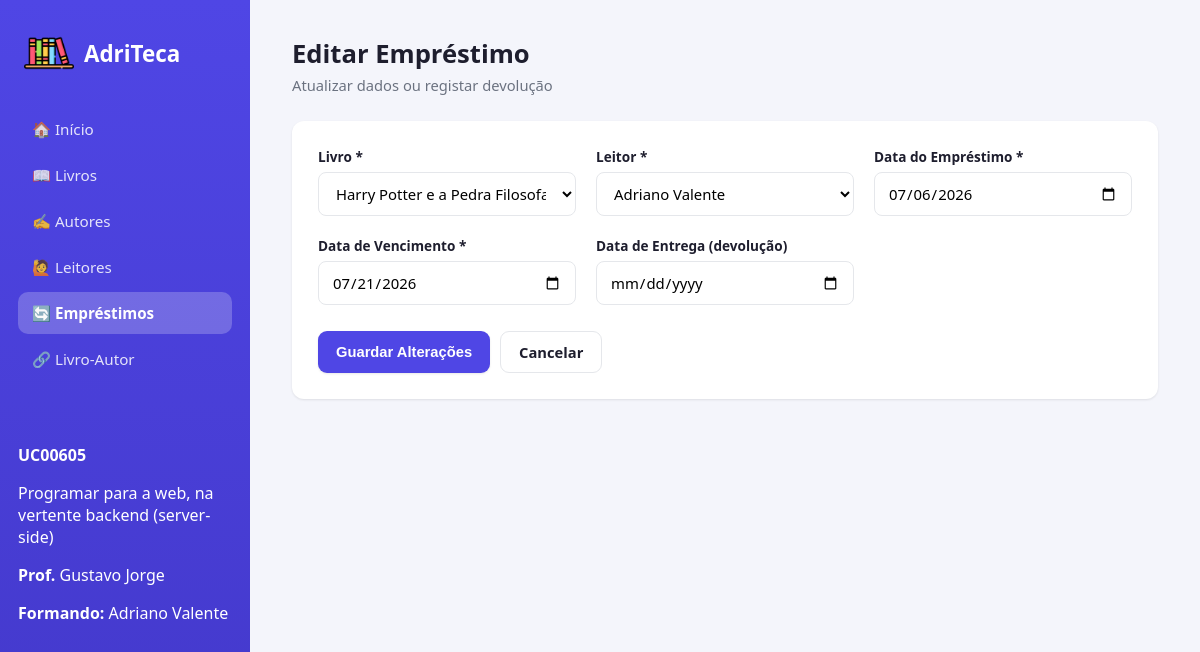
Page /emprestimos/editar.php?id=1 on the committed database.
### tables this page shows
CREATE TABLE `emprestimo` (
  `Emprestimo_ID` int(11) NOT NULL,
  `Livro_ID` int(11) DEFAULT NULL,
  `Leitor_ID` int(11) DEFAULT NULL,
  `Data_Emp` date NOT NULL,
  `Data_Vencimento` date NOT NULL,
  `Date_Entrega` date DEFAULT NULL
);

CREATE TABLE `livro` (
  `Livro_ID` int(11) NOT NULL,
  `Titulo` varchar(255) NOT NULL,
  `Genero` varchar(100) DEFAULT NULL,
  `Ano_Publicacao` int(11) DEFAULT NULL,
  `ISBN` varchar(13) NOT NULL
);

CREATE TABLE `leitor` (
  `Leitor_ID` int(11) NOT NULL,
  `Primeiro_nome` varchar(100) NOT NULL,
  `Ultimo_nome` varchar(100) NOT NULL,
  `Data_Aniversario` date DEFAULT NULL,
  `Morada` varchar(255) DEFAULT NULL,
  `Telemovel` varchar(15) DEFAULT NULL,
  `Email` varchar(100) DEFAULT NULL
);

### emprestimos/editar.php (the view, shortened to what this page needs)
<?php
require '../config.php';
$id   = isset($_GET['id']) ? (int)$_GET['id'] : (int)($_POST['emprestimo_id'] ?? 0);
$stmt = $conn->prepare("SELECT * FROM Emprestimo WHERE Emprestimo_ID = ?");
$stmt->bind_param("i", $id);
$stmt->execute();
$emprestimo = $stmt->get_result()->fetch_assoc();
$livros   = $conn->query("SELECT Livro_ID, Titulo FROM Livro ORDER BY Titulo");
$leitores = $conn->query("SELECT Leitor_ID, Primeiro_nome, Ultimo_nome FROM Leitor ORDER BY Ultimo_nome");
include '../includes/header.php';
?>
<div class="cabecalho-pagina">
    <div>
        <h2>Editar Empréstimo</h2>
        <p>Atualizar dados ou registar devolução</p>
    </div>
</div>
<div class="cartao">
    <form method="POST" action="">
        <div class="form-grelha">
            <div class="campo">
                <label for="livro_id">Livro *</label>
                <select id="livro_id" name="livro_id" required>
                    <?php while ($l = $livros->fetch_assoc()): ?>
                        <option value="<?php echo $l['Livro_ID']; ?>" <?php echo $l['Livro_ID'] == $emprestimo['Livro_ID'] ? 'selected' : ''; ?>>
                            <?php echo htmlspecialchars($l['Titulo']); ?>
                        </option>
                    <?php endwhile; ?>
                </select>
            </div>
            <div class="campo">
                <label for="leitor_id">Leitor *</label>
                <select id="leitor_id" name="leitor_id" required>
                    <?php while ($r = $leitores->fetch_assoc()): ?>
                        <option value="<?php echo $r['Leitor_ID']; ?>" <?php echo $r['Leitor_ID'] == $emprestimo['Leitor_ID'] ? 'selected' : ''; ?>>
                            <?php echo htmlspecialchars($r['Primeiro_nome'] . ' ' . $r['Ultimo_nome']); ?>
                        </option>
                    <?php endwhile; ?>
                </select>
            </div>
            <div class="campo">
                <label for="data_emp">Data do Empréstimo *</label>
                <input type="date" id="data_emp" name="data_emp" value="<?php echo $emprestimo['Data_Emp']; ?>" required>
            </div>
            <div class="campo">
                <label for="data_vencimento">Data de Vencimento *</label>
                <input type="date" id="data_vencimento" name="data_vencimento" value="<?php echo $emprestimo['Data_Vencimento']; ?>" required>
            </div>
            <div class="campo">
                <label for="data_entrega">Data de Entrega (devolução)</label>
                <input type="date" id="data_entrega" name="data_entrega" value="<?php echo $emprestimo['Date_Entrega'] ?? ''; ?>">
            </div>
        </div>
        <div class="acoes-form">
            <button type="submit" class="btn btn-primario">Guardar Alterações</button>
            <a href="listar.php" class="btn btn-secundario">Cancelar</a>
        </div>
    </form>
</div>
<?php
include '../includes/footer.php';
?>

### assets/style.css (style rules this page uses)
:root { --cor-primaria: #4f46e5; --cor-primaria-escura: #4338ca; --cor-secundaria: #0ea5e9; --cor-fundo: #f4f5fb; --cor-cartao: #ffffff; --cor-texto: #1e1e2e; --cor-texto-suave: #6b7280; --cor-borda: #e5e7eb; --cor-sucesso: #16a34a; --cor-sucesso-fundo: #dcfce7; --cor-perigo: #dc2626; --cor-perigo-fundo: #fee2e2; --sombra: 0 1px 3px rgba(0,0,0,0.06), 0 1px 2px rgba(0,0,0,0.04); --sombra-hover: 0 10px 25px rgba(79,70,229,0.12); --raio: 12px; }
* { box-sizing: border-box; }
body { margin: 0; font-family: 'Segoe UI', system-ui, -apple-system, sans-serif; background: var(--cor-fundo); color: var(--cor-texto); display: flex; min-height: 100vh; }
.cabecalho-pagina { display: flex; justify-content: space-between; align-items: center; margin-bottom: 26px; flex-wrap: wrap; gap: 14px; }
.cabecalho-pagina h2 { margin: 0; font-size: 1.6rem; }
.cabecalho-pagina p { margin: 4px 0 0; color: var(--cor-texto-suave); font-size: 0.92rem; }
.btn { display: inline-flex; align-items: center; gap: 8px; padding: 10px 18px; border-radius: 9px; border: none; font-size: 0.92rem; font-weight: 600; text-decoration: none; cursor: pointer; transition: transform 0.1s ease, box-shadow 0.15s ease, opacity 0.15s ease; }
.btn-primario { background: var(--cor-primaria); color: #fff; box-shadow: var(--sombra); }
.btn-secundario { background: #fff; color: var(--cor-texto); border: 1px solid var(--cor-borda); }
.cartao { background: var(--cor-cartao); border-radius: var(--raio); box-shadow: var(--sombra); padding: 26px; margin-bottom: 24px; }
.form-grelha { display: grid; grid-template-columns: repeat(auto-fit, minmax(220px, 1fr)); gap: 20px; }
.campo { display: flex; flex-direction: column; gap: 6px; }
.campo label { font-size: 0.85rem; font-weight: 600; color: var(--cor-texto); }
.campo input, .campo select { padding: 10px 13px; border-radius: 8px; border: 1px solid var(--cor-borda); font-size: 0.93rem; font-family: inherit; background: #fff; transition: border-color 0.15s ease, box-shadow 0.15s ease; }
.acoes-form { display: flex; gap: 10px; margin-top: 26px; }

### rows in the picture
emprestimo: livro_id "Harry Potter e a Pedra Filosofal", leitor_id "Adriano Valente", data_emp "07/06/2026", data_vencimento "07/21/2026"
